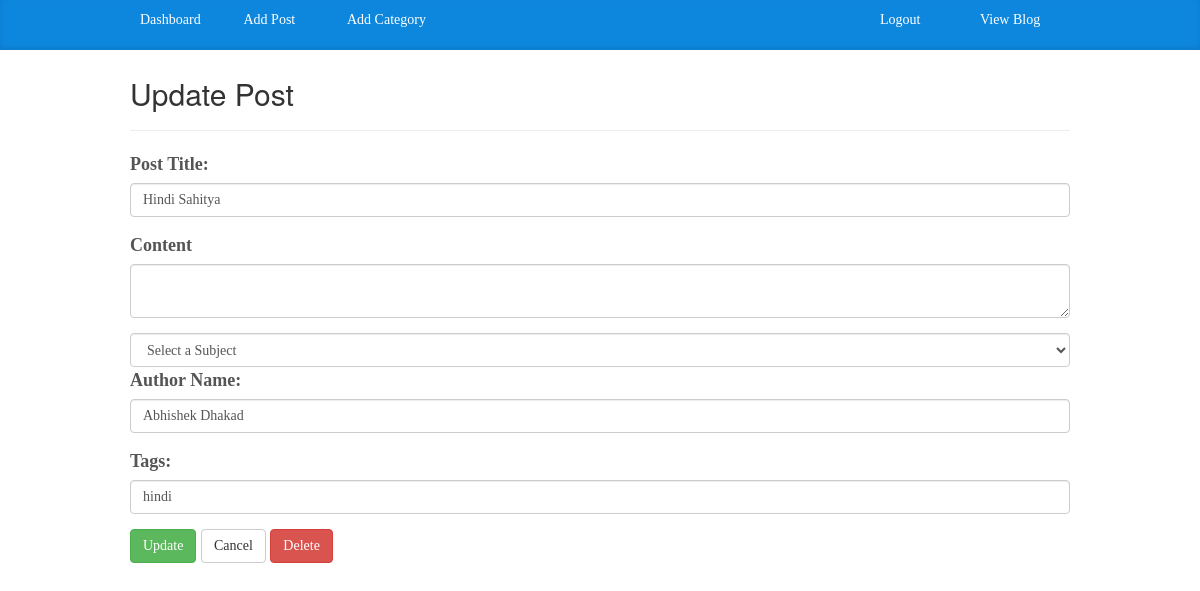
Screenshot of /admin/edit_post.php?id=35 with the database file from the repository.
### tables this page shows
CREATE TABLE `post` (
  `id` int(11) NOT NULL,
  `subject_id` int(11) NOT NULL,
  `title` varchar(255) NOT NULL,
  `content` text NOT NULL,
  `author` varchar(255) NOT NULL,
  `tags` text NOT NULL,
  `date` timestamp NOT NULL DEFAULT current_timestamp()
);

### libs/config.php (called while the page is built, shortened)
<?php
class data{
   public $host = DB_HOST;
   public $user = DB_USER;
   public $pass = DB_PASS;
   public $db_name = DB_NAME;
   public $link;
      private function connect(){
       $this->link = new mysqli($this->host, $this->user, $this->pass, $this->db_name);
   }
   public function select($query){
       $result = $this->link->query($query);
       if ($result->num_rows > 0){
           return $result;
       }
       else{
           return false;
       }
   }
}
?>

### admin/edit_post.php (the view, shortened to what this page needs)
<?php
include_once("../libs/config.php");
$select=new data();
$post_id = $_GET['id'];
$query = "select * from post where id ='$post_id'";
$post = $select->select($query);
$single = $post->fetch_array();
?>
<!doctype html>
<html lang="en">
  <head>
    <link rel="stylesheet" href="https://cdnjs.cloudflare.com/ajax/libs/twitter-bootstrap/3.3.6/css/bootstrap.min.css" media="screen" >
    <link href="../bootstrap/css/custom.css" rel="stylesheet">
  </head>
  <body>
    <div class="blog-masthead">
      <div class="container">
        <nav class="blog-nav">
            <a class="blog-nav-item active" href="index.php">Dashboard</a>
            <a class="blog-nav-item" href="add_post.php">Add Post</a>
            <a class="blog-nav-item_a" href="add_category.php">Add Category</a>
          <a class="blog-nav-item pull-right" href="localhost/phpblog">View Blog</a>
          <a class="blog-nav-item pull-right" href="logout.php">Logout</a>
        </nav>
      </div>
    </div>
    <div class="container">
      <div class="row">
        <div class="col-sm-12 blog-main">
            <br>
            <h2>Update Post</h2><hr>
            <form action="edit_post.php?id=<?php echo $post_id;?>" method="POST">
            <div class="form-group">
                <label >Post Title:</label>
                <input type="text" class="form-control" value="<?php echo $single['title']; ?>" placeholder="Enter Title" name="title">
            </div>
            <div class="form-group">
                <label>Content</label>
                <textarea placeholder="Enter Content" name="content" type="text" class="form-control" value="<?php echo $single['content']; ?>" > </textarea>
            </div>
            <div>
                <select class="form-control" name="subject">
                    <option> Select a Subject</option>
                </select>
            </div>
            <div class="form-group">
                <label >Author Name:</label>
                <input type="text" class="form-control" value="<?php echo $single['author']; ?>" placeholder="Enter Author Name" name="author">
            </div>
            <div class="form-group">
                <label>Tags:</label>
                <input type="text" class="form-control" value="<?php echo $single['tags']; ?>" placeholder="Enter Tags" name="tags">
            </div>
                <button type="submit" class="btn btn-success" name="submit_update">Update</button>
                <a href="index.php" class="btn btn-default">Cancel</a>
                <a href="delete_post.php?delete_id=<?php echo $post_id;?>" class="btn btn-danger">Delete</a>
        </form>
          </div>

### rows the page displays
post: title "Hindi Sahitya", author "Abhishek Dhakad", tags "hindi"
